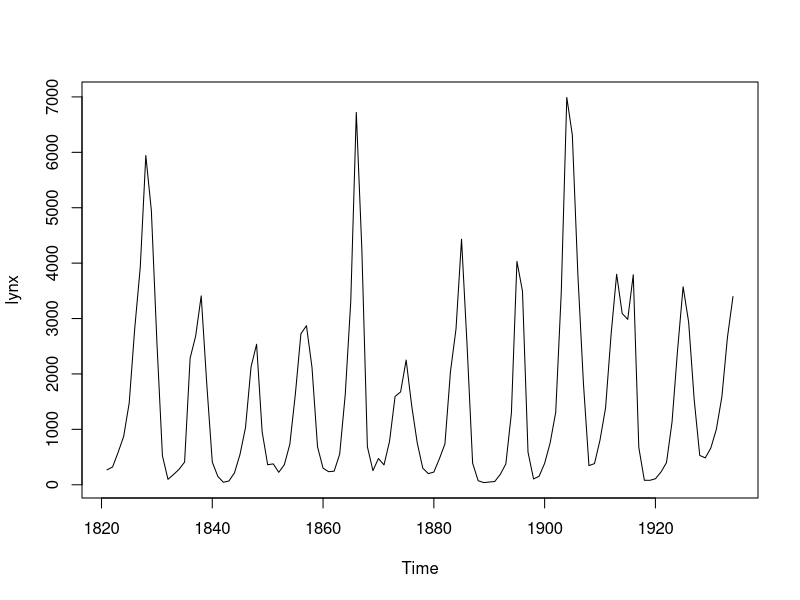
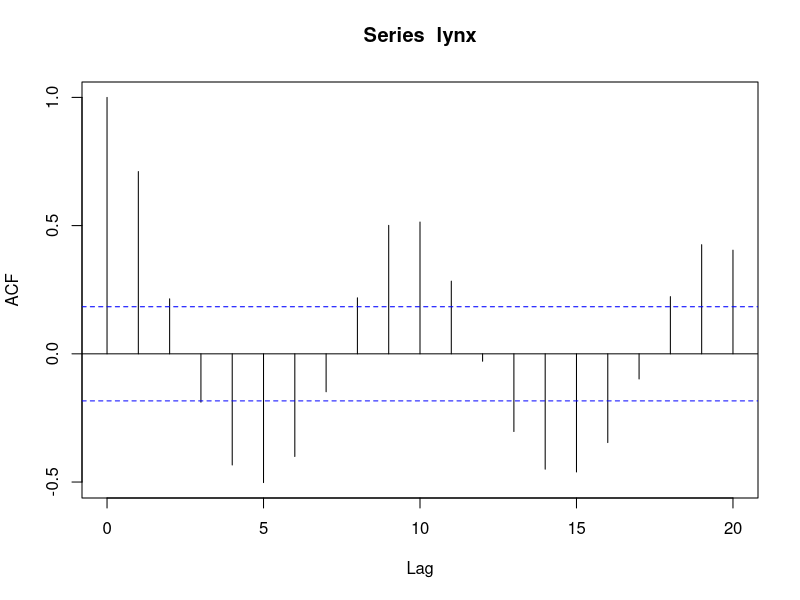
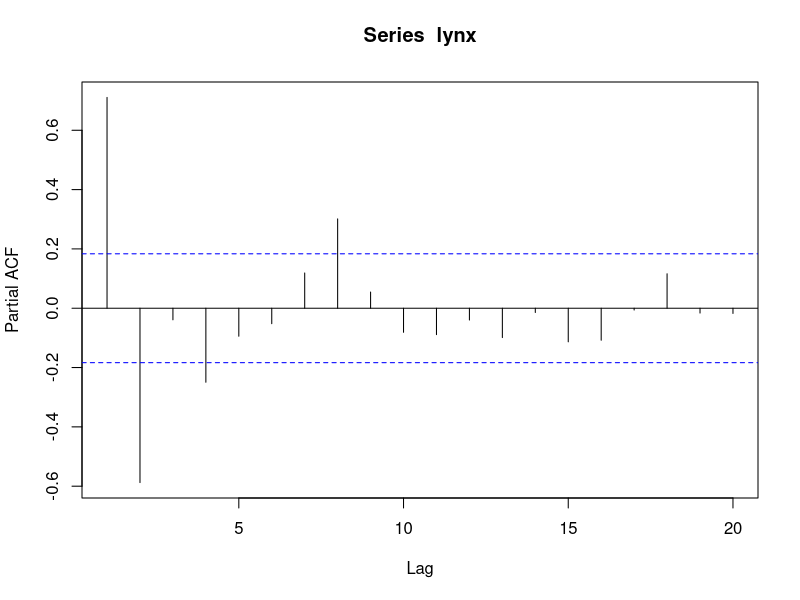
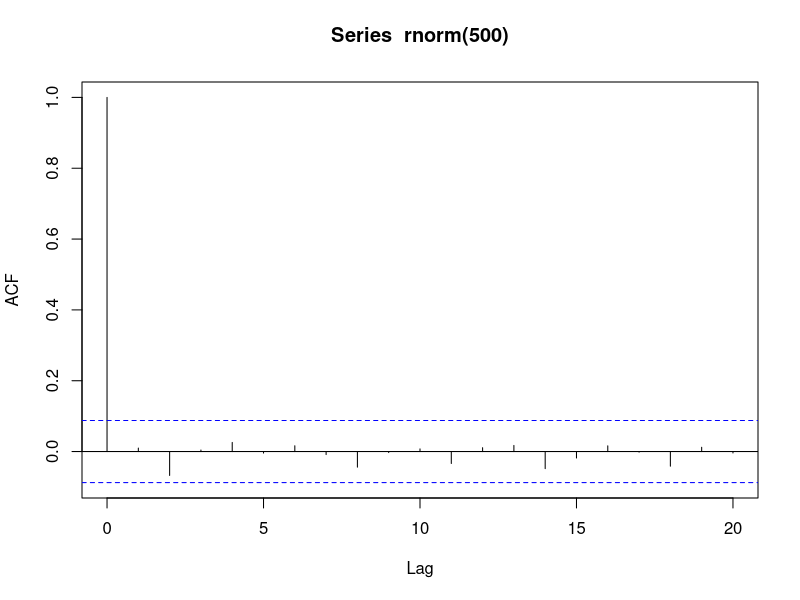
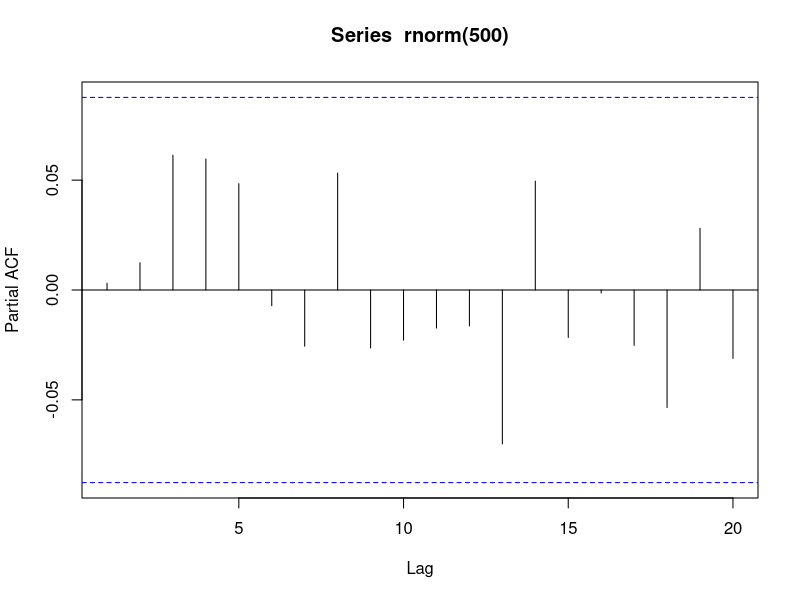

Reproduce these figures in R, in order.
plot(lynx)

acf(lynx, lag.max = 20)

pacf(lynx, lag.max = 20)

acf(rnorm(500), lag.max = 20)

pacf(rnorm(500), lag.max = 20)

